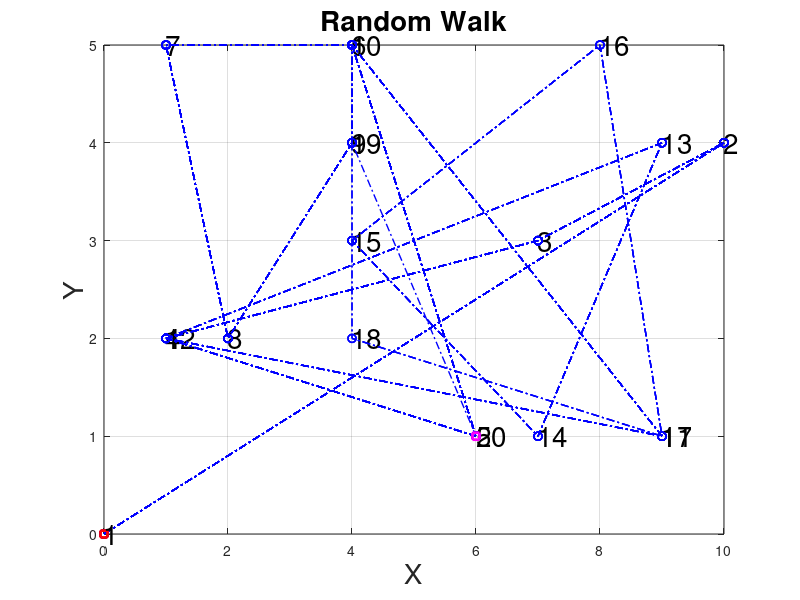

Reproduce this figure in MATLAB.
% Clearprocess
clc;    % Clear the command window.
clearvars;
close all;  % Close all figures (except those of imtool.)
workspace;  % Make sure the workspace panel is showing.
fontSize = 20;
format compact;
 
% Ask user for a number of steps to take.

prompt = {'Enter the number of steps to take: ','Enter the lenght of the Road: ','Enter the width of the Road: '};
titleBar = 'Enter an integer value';
defaultans = {'20','10','5'};
answer = inputdlg(prompt,titleBar,1,defaultans);

if isempty(answer),return, end% Bail out if they clicked Cancel.
integerstepValue = round(str2double(cell2mat(answer(1))));
integerlenghtValue = round(str2double(cell2mat(answer(2))));
integerwidthValue = round(str2double(cell2mat(answer(3))));
% Check for a valid integer.
if isnan(integerstepValue)
    % They entered a character, symbols, or something else not allowed.
    uiwait(errordlg('Stop being stupid, stupid! I said it had to be an integer.')),return
end
if isnan(integerlenghtValue)
    % They entered a character, symbols, or something else not allowed.
    uiwait(errordlg('Stop being stupid, stupid! I said it had to be an integer.')),return
end
if isnan(integerwidthValue)
    % They entered a character, symbols, or something else not allowed.
    uiwait(errordlg('Stop being stupid, stupid! I said it had to be an integer.')),return
end


numberOfSteps = integerstepValue;
deltax = unidrnd(integerlenghtValue,numberOfSteps);
deltay = unidrnd(integerwidthValue,numberOfSteps);
xy = zeros(numberOfSteps,2);


for step = 2 : numberOfSteps
    
    if xy(step,1) <= (integerlenghtValue-1)
        % Walk in the x direction.
        xy(step, 1) = xy(step, 1) + deltax(step);	
        % Walk in the y direction.
        xy(step, 2) = xy(step, 2) + deltay(step);
    end

    
    if xy(step,1) > (integerlenghtValue-1) && xy(step,2) < ((integerwidthValue/2) +1) && ((integerwidthValue/2) -1) < xy(step,2)     
        % Walk in the x direction.
        xy(step+1, 1) = integerlenghtValue;	
        % Walk in the y direction.
        xy(step+1, 2) = integerwidthValue/2;
    end

    % Now plot the walk so far.
    xCoords = xy(1:step, 1);
    yCoords = xy(1:step, 2);
    plot(xCoords, yCoords, 'bo-.', 'LineWidth', 1);
    hold on;
    textLabel = sprintf('%d', step);
    text(xCoords(end), yCoords(end), textLabel, 'fontSize', fontSize);
    
    if (sum((xy(step,:)-[ integerlenghtValue,integerwidthValue/2 ]).^2) < 1e-3)
        break
    end

end  



% Mark the first point in red.
hold on;
plot(xy(1,1), xy(1,2), 'rs', 'LineWidth', 2, 'MarkerSize', 5);
textLabel = '1';
text(xy(1,1), xy(1,2), textLabel, 'fontSize', fontSize);
grid on;


% Mark the last point in red.
plot(xCoords(end), yCoords(end), 'ms', 'LineWidth', 2, 'MarkerSize', 5);
title('Random Walk', 'FontSize', fontSize);
xlabel('X', 'FontSize', fontSize);
ylabel('Y', 'FontSize', fontSize);
% Enlarge figure to full screen.
set(gcf, 'units','normalized','outerposition',[0 0 1 1]);


% Calculate the distance from the origin.
distanceFromOrigin = hypot(xCoords(end), yCoords(end));
message = sprintf('Done with demo!\nDistance of endpoint from origin = %.3f', distanceFromOrigin);
msgbox(message);